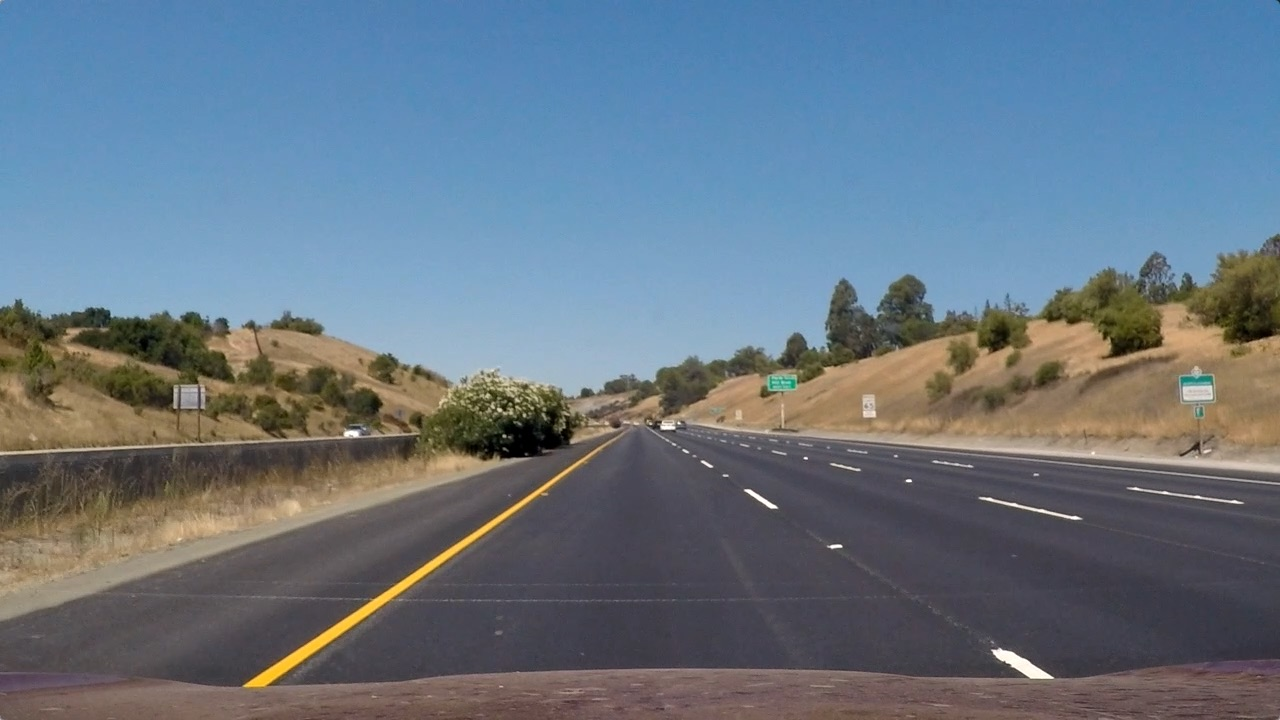
#> input picture Data/Images/Straight Lines 1.jpg, 1280 x 720 px
$ python -i lane_detection.py   (imports and definitions only)
#> lines starting #> are read from the running program, lines starting #| are printed output that depends on the picture; after the words box and inside, x2 and y2 are one past the last pixel; in counts of white or black regions, pixels touching at a corner belong together
#> further down, picture is the input picture: shape (720, 1280, 3); mean B, G, R 131.2, 117.7, 103.2
import numpy as np
import cv2 as cv

def detect_lanes(image):

    h, s, v = cv.split(image)
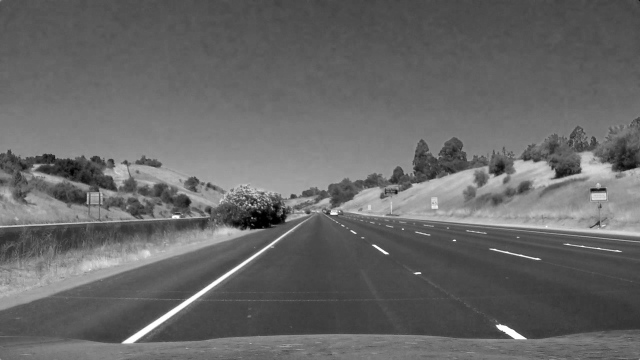
#> v: shape (720, 1280) (shown at 1/2 size); min 0, max 255, mean 103.2
    _, white_s_thresholded = cv.threshold(s, 5, 255, cv.THRESH_BINARY_INV)
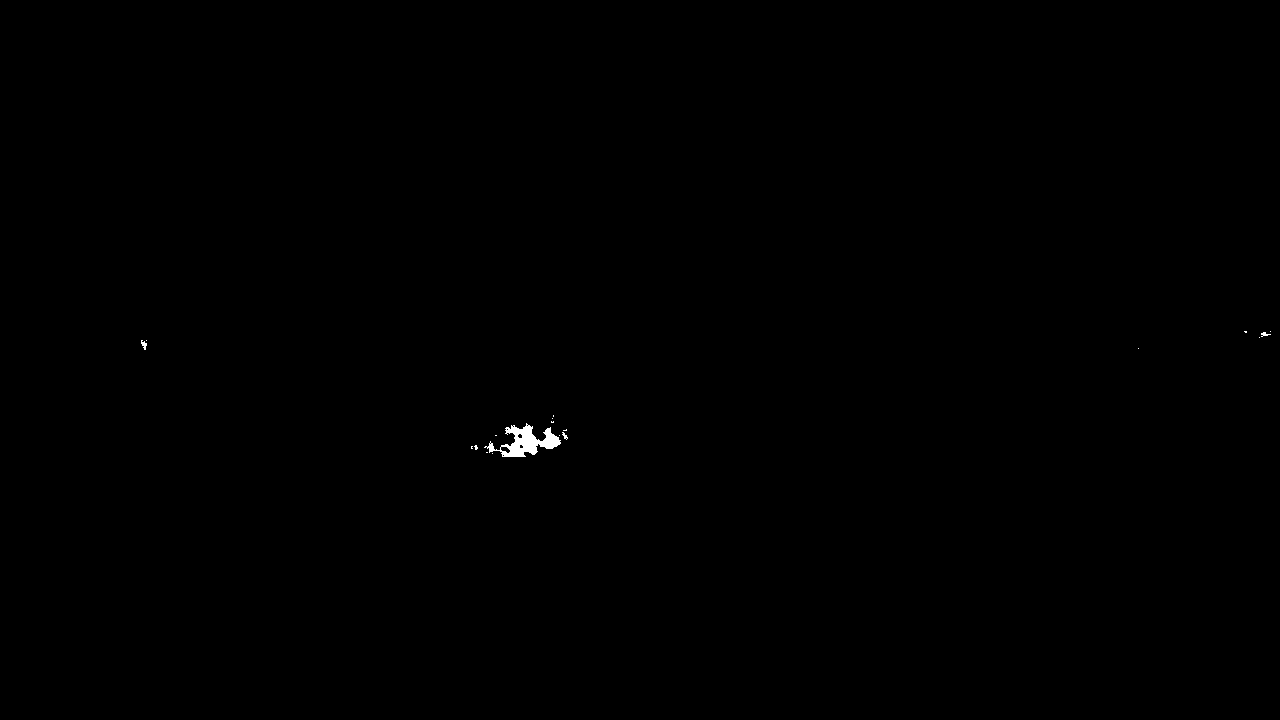
#> white_s_thresholded: shape (720, 1280); 0.13% white; 19 white regions (15 under 20 px), largest, box (x1, y1, x2, y2) and area: (484, 423, 561, 457) 1096, (141, 340, 147, 350) 33, (1261, 332, 1271, 337) 25, (562, 432, 568, 440) 22
    _, white_v_thresholded = cv.threshold(v, 200, 255, cv.THRESH_BINARY)
#> white_v_thresholded: shape (720, 1280); 0.86% white; 144 white regions (111 under 20 px), largest, box (x1, y1, x2, y2) and area: (244, 450, 597, 687) 2947, (949, 446, 1280, 471) 1058, (992, 648, 1053, 679) 656
    yellow_h_thresholded = cv.bitwise_and(cv.threshold(h, 10, 255, cv.THRESH_BINARY)[1], cv.threshold(h, 50, 255, cv.THRESH_BINARY_INV)[1])
#> yellow_h_thresholded: shape (720, 1280); 4.6% white; 607 white regions (499 under 20 px), largest, box (x1, y1, x2, y2) and area: (205, 345, 385, 438) 5133, (71, 311, 235, 384) 5070, (389, 388, 582, 461) 4428
    _, yellow_s_thresholded = cv.threshold(s, 50, 255, cv.THRESH_BINARY)
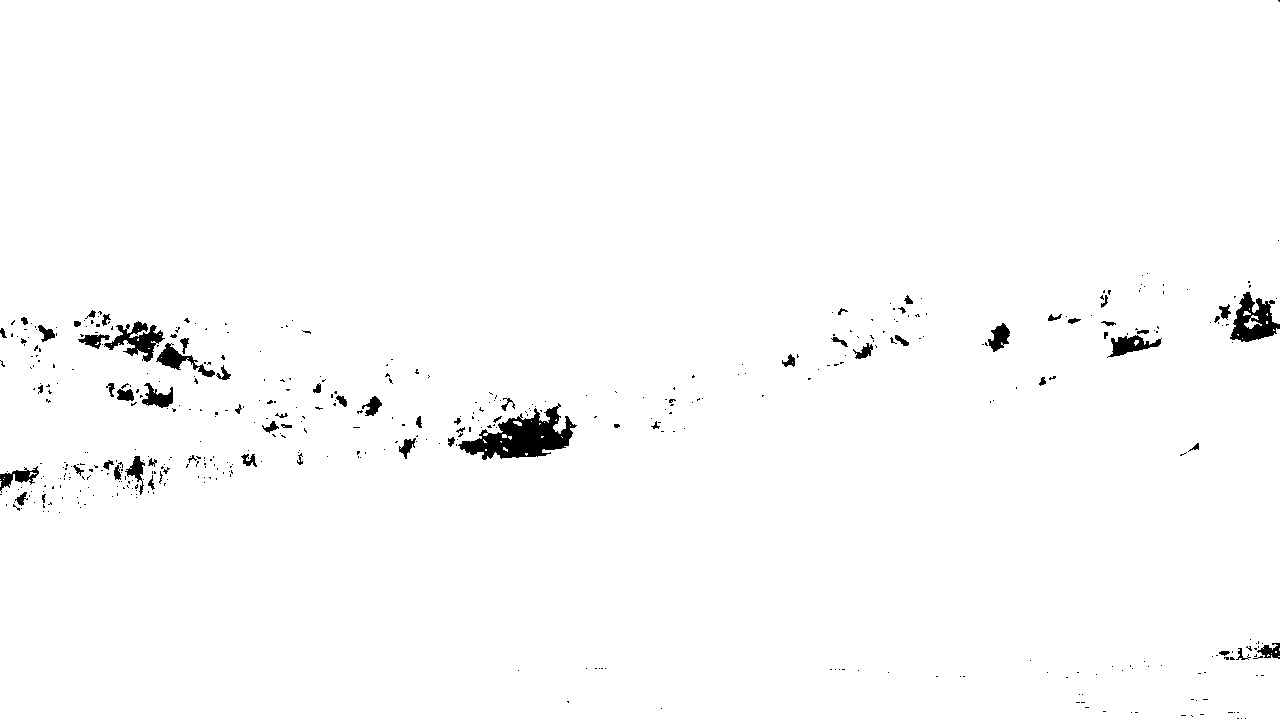
#> yellow_s_thresholded: shape (720, 1280); 98.6% white; 485 black regions (416 under 20 px), largest, box (x1, y1, x2, y2) and area: (458, 403, 577, 460) 3106, (1230, 292, 1280, 342) 1335, (104, 321, 165, 362) 1004
    _, yellow_v_thresholded = cv.threshold(s, 50, 255, cv.THRESH_BINARY)
    white_mask = cv.bitwise_and(white_s_thresholded, white_v_thresholded)
#> white_mask: shape (720, 1280); every value is 0
    yellow_mask = cv.bitwise_and(cv.bitwise_and(yellow_h_thresholded, yellow_s_thresholded), yellow_v_thresholded)
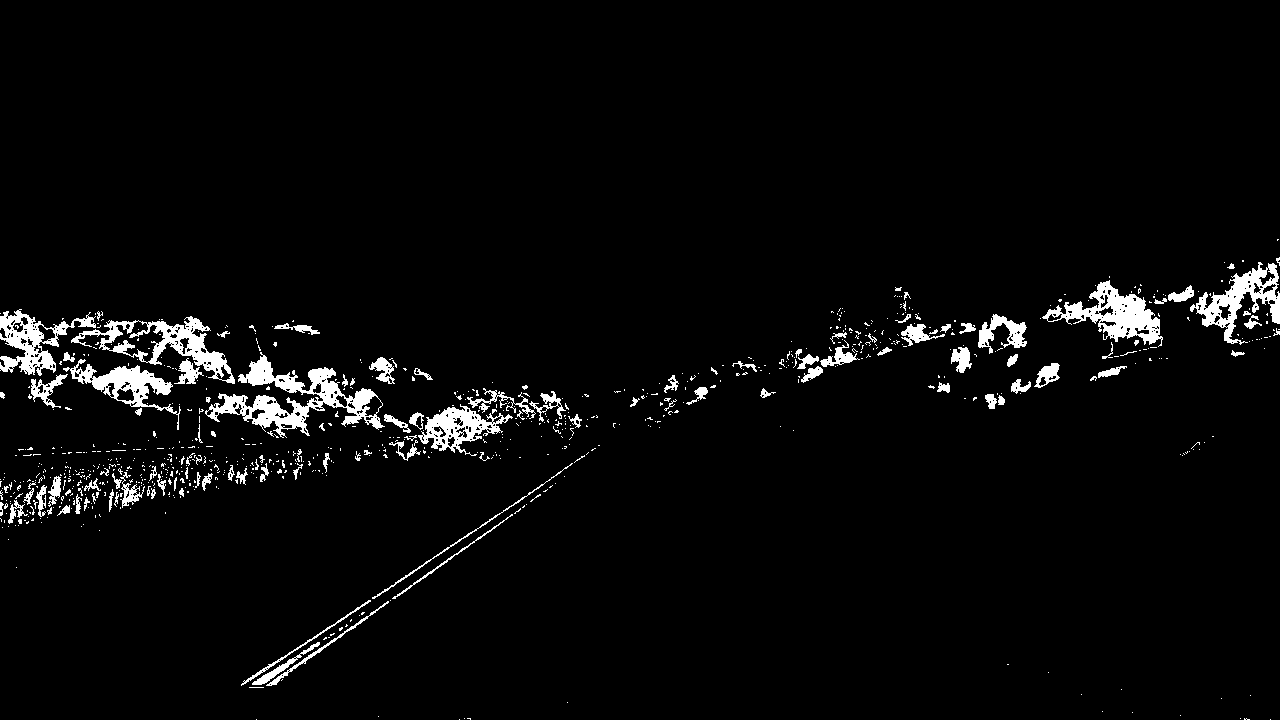
#> yellow_mask: shape (720, 1280); 3.6% white; 816 white regions (700 under 20 px), largest, box (x1, y1, x2, y2) and area: (205, 352, 385, 438) 4568, (1042, 280, 1163, 347) 2926, (71, 316, 235, 384) 2842
    lane_mask = cv.bitwise_or(white_mask, yellow_mask)
    return lane_mask


>>> import cv2
>>> picture = cv2.imread('../Data/Images/Straight Lines 1.jpg')
>>> result = detect_lanes(picture)

$ run again, on Data/Images/Straight Lines 2.jpg
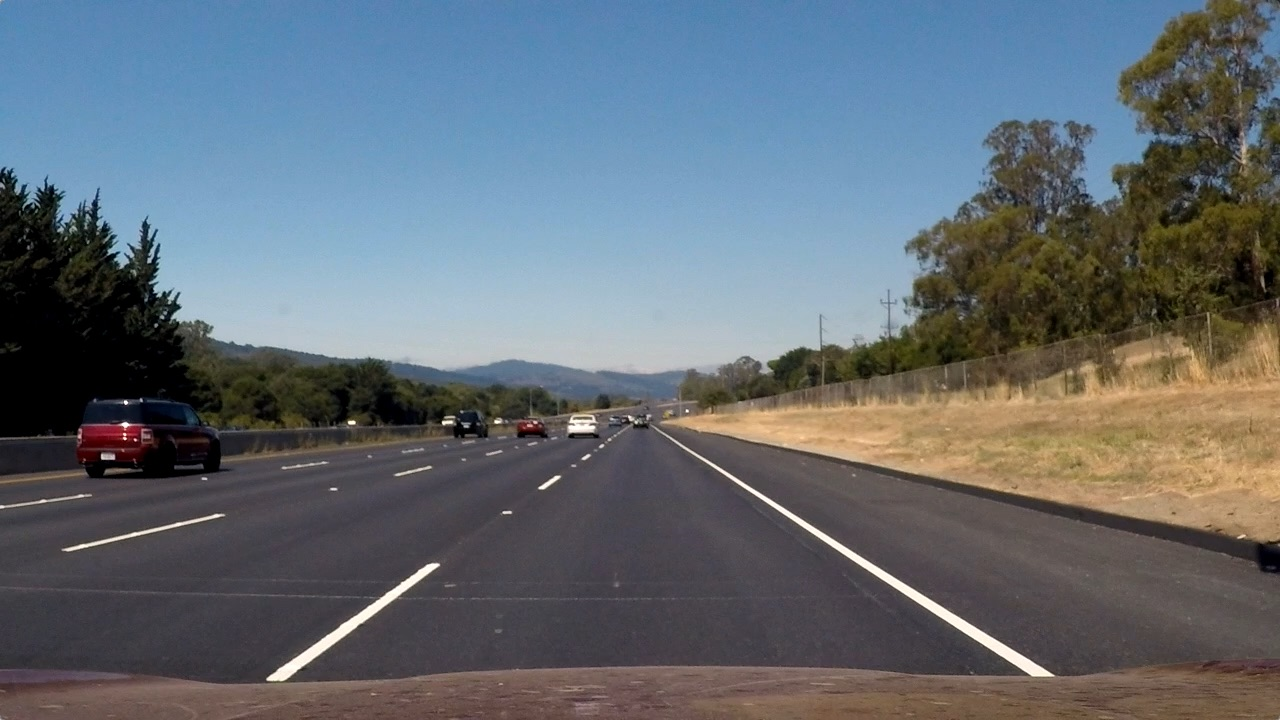
#> input picture Data/Images/Straight Lines 2.jpg, 1280 x 720 px
#> picture is the input picture: shape (720, 1280, 3); mean B, G, R 115.1, 107.7, 99.4
#> in detect_lanes, `_, white_s_thresholded = cv.threshold(s, 5, 255, cv.THRESH_BINARY_INV)`:
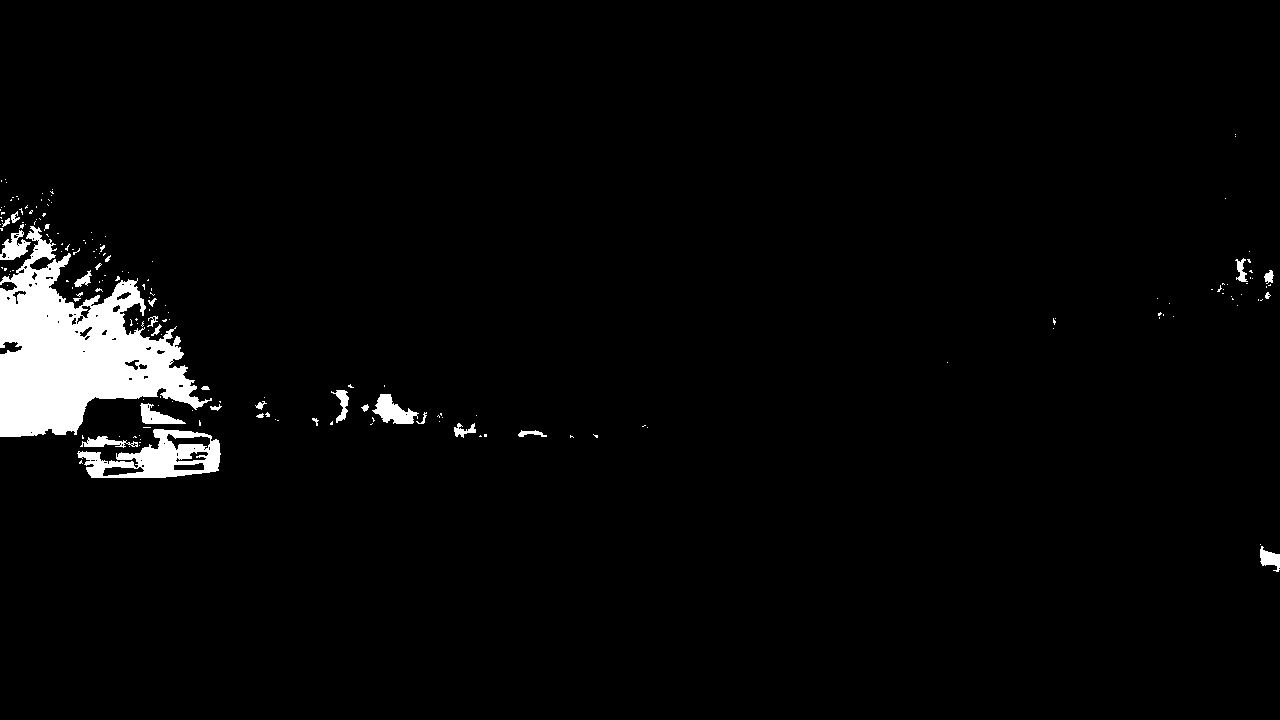
#> white_s_thresholded: shape (720, 1280); 3.1% white; 187 white regions (158 under 20 px), largest, box (x1, y1, x2, y2) and area: (0, 226, 212, 437) 21194, (77, 429, 221, 478) 3515, (372, 394, 419, 424) 730
#> white_v_thresholded: shape (720, 1280); 1.7% white; 250 white regions (216 under 20 px), largest, box (x1, y1, x2, y2) and area: (679, 407, 906, 462) 4686, (669, 437, 1054, 677) 3018, (1160, 448, 1280, 499) 1944
#> yellow_h_thresholded: shape (720, 1280); 10.4% white; 740 white regions (654 under 20 px), largest, box (x1, y1, x2, y2) and area: (816, 117, 1280, 387) 46852, (0, 324, 530, 476) 22555, (0, 187, 180, 337) 6023
#> yellow_s_thresholded: shape (720, 1280); 90.2% white; 849 black regions (747 under 20 px), largest, box (x1, y1, x2, y2) and area: (0, 168, 489, 480) 56864, (975, 204, 1280, 357) 13349, (1017, 499, 1280, 575) 3506
#> white_mask: shape (720, 1280); every value is 0
#> in detect_lanes, `yellow_mask = cv.bitwise_and(cv.bitwise_and(yellow_h_thresholded, yell..`:
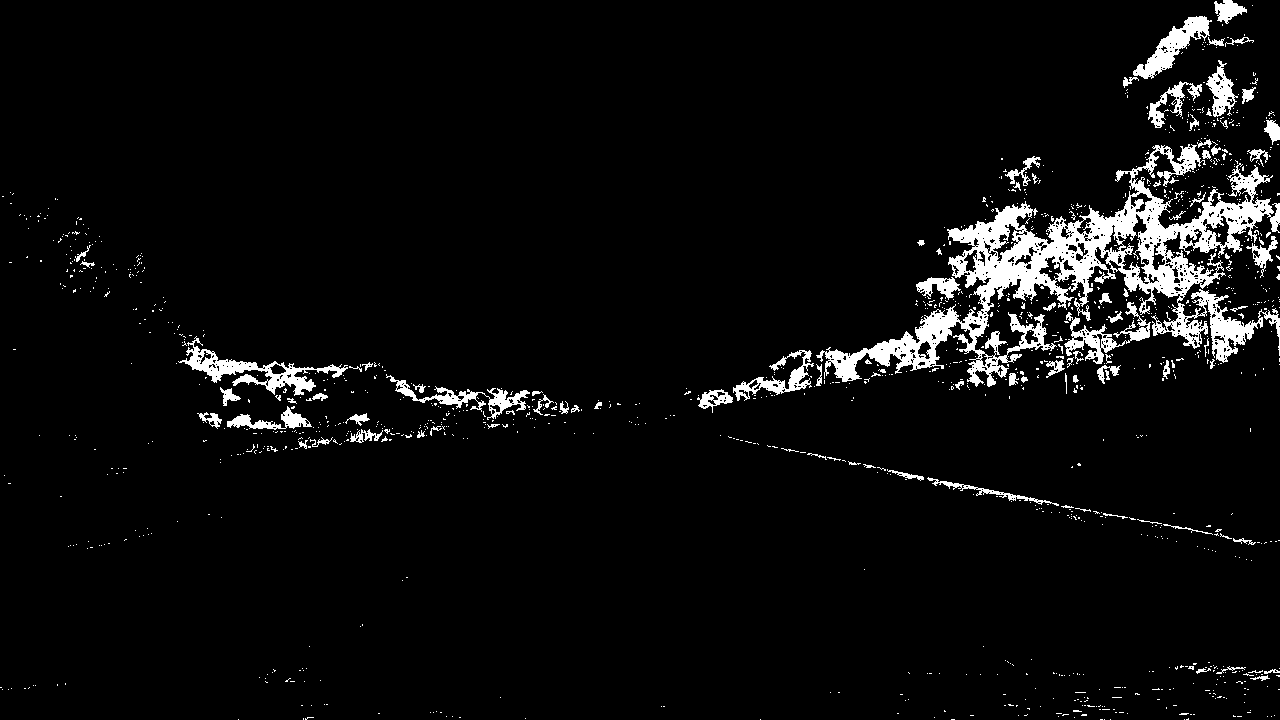
#> yellow_mask: shape (720, 1280); 5% white; 1218 white regions (1120 under 20 px), largest, box (x1, y1, x2, y2) and area: (816, 144, 1280, 387) 26211, (178, 336, 348, 396) 2337, (1133, 16, 1212, 79) 1605
